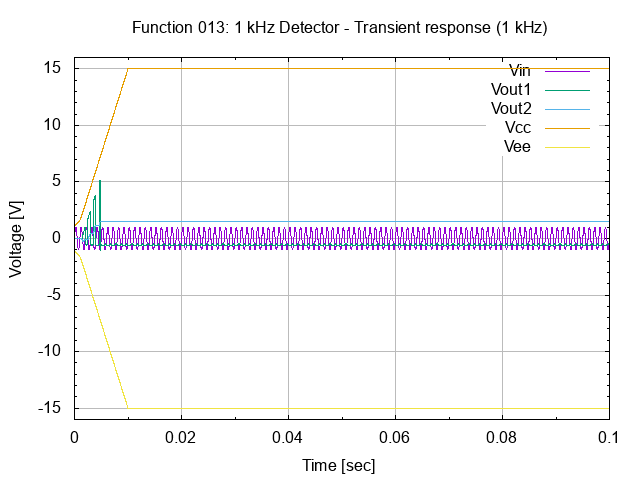

This figure's gnuplot source:
# setup terminal
set term png

# setup graph
set output "26.013.00.01.01.01.png"
set title "Function 013: 1 kHz Detector - Transient response (1 kHz)"

# setup Y-axis
set yrange [-16:16]
set grid ytics lt 1 lw 1 lc rgb "#bbbbbb"
set mytics
set ylabel "Voltage [V]"

# setup X-axis
set grid xtics lt 1 lw 1 lc rgb "#bbbbbb"
set mxtics
set xlabel "Time [sec]"

# setup plot style
set style data lines
plot '26.013.00.01.01.dat' using 1:2 title "Vin", \
     '26.013.00.01.01.dat' using 1:3 title "Vout1", \
     '26.013.00.01.01.dat' using 1:4 title "Vout2", \
     '26.013.00.01.01.dat' using 1:5 title "Vcc", \
     '26.013.00.01.01.dat' using 1:6 title "Vee"

# set output back to default
set output

# reset terminal type
set terminal pop
